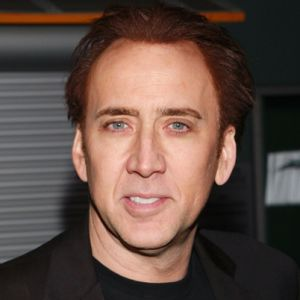
#> input picture nicholas_cage.jpg, 300 x 300 px
$ python face_detect.py
#> lines starting #> are read from the running program, lines starting #| are printed output that depends on the picture; after the words box and inside, x2 and y2 are one past the last pixel; in counts of white or black regions, pixels touching at a corner belong together
import cv2
import numpy as np

#cascades
face_cascade = cv2.CascadeClassifier('haarcascade_frontalface_default.xml')
eye_cascade = cv2.CascadeClassifier('haarcascade_eye.xml')

#loading images
img = cv2.imread('nicholas_cage.jpg')
#> img is the input picture: shape (300, 300, 3); mean B, G, R 68.3, 76.5, 96.6
gray = cv2.cvtColor(img, cv2.COLOR_BGR2GRAY)
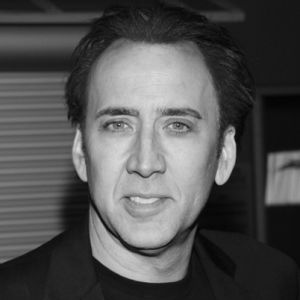
#> gray: shape (300, 300); min 1, max 225, mean 81.6

faces = face_cascade.detectMultiScale(gray, 1.3, 5)
#> faces = [[63, 59, 174, 174]]
for mat in faces:
    print(mat)

    cv2.rectangle(img, (mat[0], mat[1]), (mat[0] + mat[2], mat[1] + mat[3]), (255, 0, 0), 5)
#> this loop made 1 pass
#| [ 63  59 174 174]
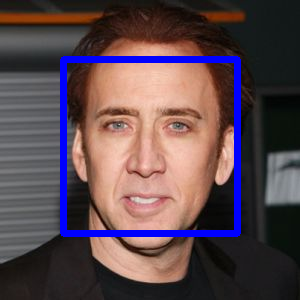
#> img: shape (300, 300, 3); 5.39% of pixels changed, all inside (x1, y1, x2, y2) = (60, 56, 241, 237)

#print(faces)

cv2.imshow('image',img)

cv2.waitKey(0)
